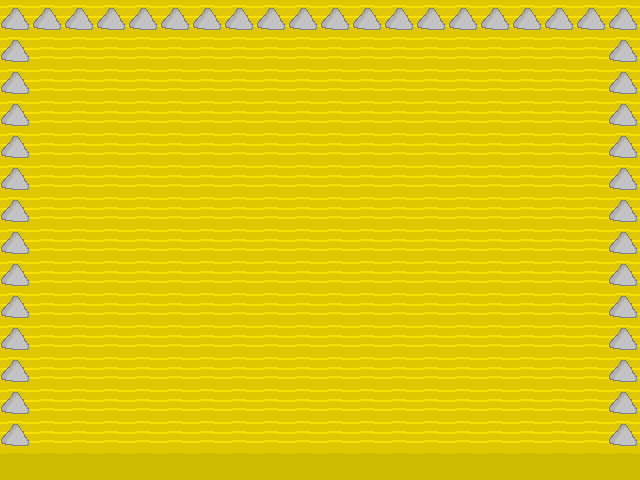

A level layout from a 2D game, rendered from its tile map. Below: a short description, then the map file with tile-grid data replaced by summaries:
An orthogonal 20x15 tile map with 32x32 px tiles, 5 tile layers (background1, background2, objet, foreground1, ...).

<map version="1.0" orientation="orthogonal" width="20" height="15" tilewidth="32" tileheight="32">
 <tileset firstgid="1" name="bretonnie" tilewidth="32" tileheight="32" spacing="1" margin="1">
  <image source="tileset/bretonnie.png" trans="ff00ff" width="716" height="400" />
  <tile id="1">
   <properties>
    <property name="animation" value="100" />
    <property name="animationtype" value="reverse" />
    <property name="collision" value="true" />
   </properties>
  </tile>
  <tile id="2">
   <properties>
    <property name="animation" value="100" />
    <property name="collision" value="true" />
   </properties>
  </tile>
  <tile id="3">
   <properties>
    <property name="animation" value="100" />
    <property name="collision" value="true" />
   </properties>
  </tile>
  <tile id="4">
   <properties>
    <property name="animation" value="100" />
    <property name="collision" value="true" />
   </properties>
  </tile>
  <tile id="5">
   <properties>
    <property name="animation" value="100" />
    <property name="collision" value="true" />
   </properties>
  </tile>
  <tile id="21">
   <properties>
    <property name="collision" value="true" />
   </properties>
  </tile>
 </tileset>
 <layer name="background1" width="20" height="15">
  <data>[300 cells, 300 non-empty, 1 distinct tile ids]</data>
 </layer>
 <layer name="background2" width="20" height="15">
  <data>[300 cells, 20 non-empty, 1 distinct tile ids]</data>
 </layer>
 <layer name="objet" width="20" height="15">
  <data>[300 cells, 0 non-empty, 0 distinct tile ids]</data>
 </layer>
 <layer name="foreground1" width="20" height="15">
  <data>[300 cells, 46 non-empty, 1 distinct tile ids]</data>
 </layer>
 <layer name="foreground2" width="20" height="15">
  <data>[300 cells, 0 non-empty, 0 distinct tile ids]</data>
 </layer>
</map>
